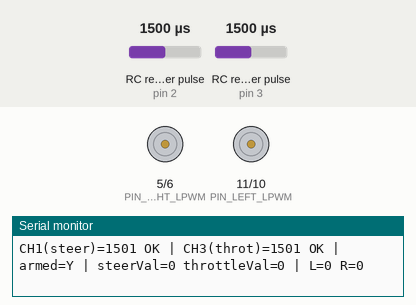
This sketch was run on a simulated Arduino Uno, built with avr-gcc and run on an emulated ATmega328P. Shown: motor-driver pin pairs drawn as motors (green arrow = first pin HIGH = forward, orange = second pin HIGH = backward, longer = more drive), the last lines printed to the serial monitor. Wiring (inferred from the names in the program): 2 × RC receiver channel: data pin 2 / data pin 3. The test bench sets the inputs (shaded band); at power-on: RC receiver pulse (sensors on pin 2, pin 3) 1500 µs.

Above: at 1.2 s.
1.3 s: RC receiver pulse (sensor on pin 2) set to 1020 µs
At 2.0 s:
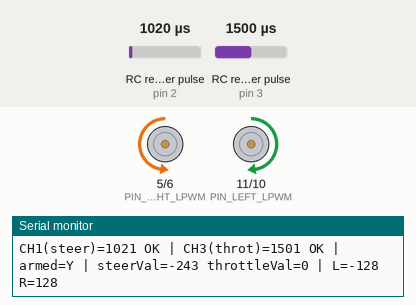
3.2 s: RC receiver pulse (sensor on pin 3) set to 1020 µs
At 4.7 s:
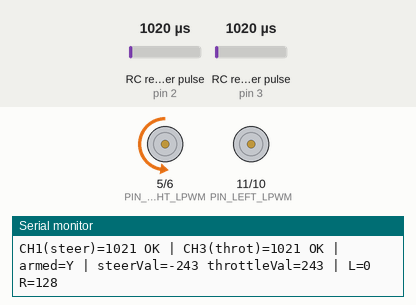
5.1 s: RC receiver pulse (sensor on pin 2) set to 1250 µs
At 6.6 s:
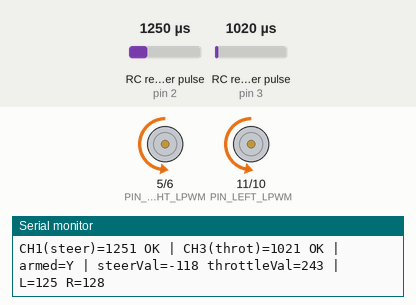
7.0 s: RC receiver pulse (sensor on pin 3) set to 1750 µs
At 8.6 s:
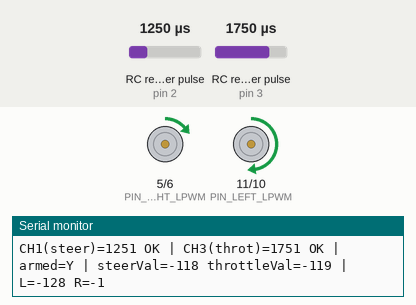
9.3 s: RC receiver pulse (sensor on pin 2) set to 1500 µs
At 10.3 s:
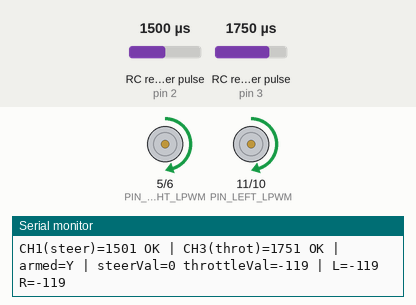
11.2 s: RC receiver pulse (sensor on pin 2) set to 1750 µs
At 12.9 s:
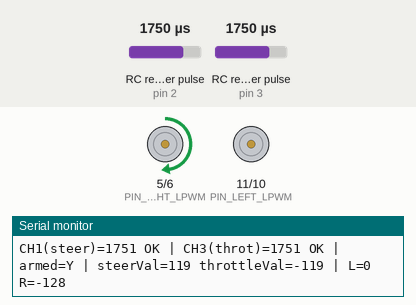
Timing chart, 0 to 14.1 s (numbered marks = the images above; inputs shaded):
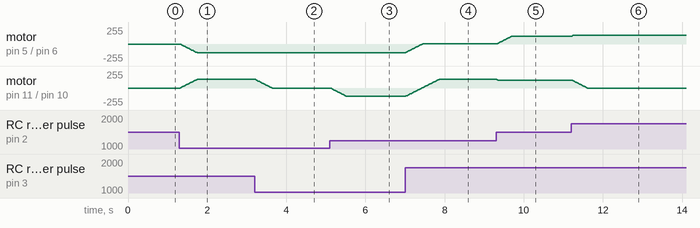

Measured:
- after the input at 1.3 s, motor on pin 5 (PIN_RIGHT_LPWM) / pin 6 (PIN_RIGHT_RPWM): moves from stopped to backward 128/255 over 0.42 s, starting at once; motor on pin 11 (PIN_LEFT_LPWM) / pin 10 (PIN_LEFT_RPWM): moves from stopped to forward 128/255 over 0.42 s, starting at once
- after the input at 3.2 s, motor on pin 11 (PIN_LEFT_LPWM) / pin 10 (PIN_LEFT_RPWM): moves from forward 128/255 to stopped over 0.42 s, starting at once
- after the input at 5.1 s, motor on pin 11 (PIN_LEFT_LPWM) / pin 10 (PIN_LEFT_RPWM): moves from stopped to backward 125/255 over 0.40 s, starting at once
- after the input at 7.0 s, motor on pin 5 (PIN_RIGHT_LPWM) / pin 6 (PIN_RIGHT_RPWM): moves from backward 128/255 to forward 1/255 over 0.42 s, starting at once; motor on pin 11 (PIN_LEFT_LPWM) / pin 10 (PIN_LEFT_RPWM): moves from backward 125/255 to forward 128/255 over 0.84 s, starting at once
- after the input at 9.3 s, motor on pin 5 (PIN_RIGHT_LPWM) / pin 6 (PIN_RIGHT_RPWM): moves from forward 1/255 to forward 119/255 over 0.38 s, starting at once; motor on pin 11 (PIN_LEFT_LPWM) / pin 10 (PIN_LEFT_RPWM): forward 128/255 → forward 119/255 at once
- after the input at 11.2 s, motor on pin 5 (PIN_RIGHT_LPWM) / pin 6 (PIN_RIGHT_RPWM): forward 119/255 → forward 128/255 at once; motor on pin 11 (PIN_LEFT_LPWM) / pin 10 (PIN_LEFT_RPWM): moves from forward 119/255 to stopped over 0.38 s, starting at once

The sketch:

diff_drive_robot.ino
```cpp
/*
  ============================================================================
  2-WHEEL DIFFERENTIAL DRIVE ROBOT — FlySky FS-R6B + BTS7960 + Arduino Uno
  ============================================================================

  HARDWARE / WIRING (must match your build exactly):

  Receiver (FS-R6B):
    CH1 (steering) signal -> Arduino D2
    CH3 (throttle) signal -> Arduino D3
    VCC  -> Arduino 5V
    GND  -> Arduino GND

  BTS7960 #1 - LEFT MOTOR:
    RPWM  -> Arduino D5
    LPWM  -> Arduino D6
    VCC   -> Arduino 5V
    GND   -> Arduino GND
    R_EN  -> Arduino 5V (tied high, always enabled)
    L_EN  -> Arduino 5V (tied high, always enabled)
    B+/B- -> motor battery
    M+/M- -> left Johnson motor

  BTS7960 #2 - RIGHT MOTOR:
    RPWM  -> Arduino D9
    LPWM  -> Arduino D10
    VCC   -> Arduino 5V
    GND   -> Arduino GND
    R_EN  -> Arduino 5V (tied high, always enabled)
    L_EN  -> Arduino 5V (tied high, always enabled)
    B+/B- -> motor battery
    M+/M- -> right Johnson motor

  All grounds (Arduino, receiver, both BTS7960 boards, battery negative)
  MUST be common.

  ============================================================================
  READ THIS BEFORE YOU FLASH:
  - Motors will NOT move until a valid receiver signal is seen AND the
    throttle stick is near center. This is intentional (see ARM logic below).
  - MAX_PWM caps every motor command to 50% of full PWM. Change MAX_PWM to
    adjust the ceiling (see the clearly marked line below).
  - Test with wheels OFF THE GROUND first. Procedure is at the bottom of
    this file, in comments.
  ============================================================================
*/

// ---------------------------------------------------------------------------
// PIN DEFINITIONS
// ---------------------------------------------------------------------------
const uint8_t PIN_CH1_STEERING = 2;   // receiver CH1 -> D2 (steering)
const uint8_t PIN_CH3_THROTTLE = 3;   // receiver CH3 -> D3 (throttle)

const uint8_t PIN_LEFT_RPWM  = 10;     // left BTS7960 RPWM
const uint8_t PIN_LEFT_LPWM  = 11;     // left BTS7960 LPWM

const uint8_t PIN_RIGHT_RPWM = 6;     // right BTS7960 RPWM
const uint8_t PIN_RIGHT_LPWM = 5;    // right BTS7960 LPWM

// ---------------------------------------------------------------------------
// MOTOR DIRECTION CORRECTION
// If a motor spins the wrong way, flip its boolean here instead of
// rewiring the BTS7960 M+/M- terminals.
// ---------------------------------------------------------------------------
const bool LEFT_MOTOR_REVERSED  = false;
const bool RIGHT_MOTOR_REVERSED = false;

// ---------------------------------------------------------------------------
// >>> PWM LIMIT — change this single constant to adjust max motor power <<<
// Arduino analogWrite() range is 0-255. MAX_PWM = 128 caps output to
// approximately 50%. This limit is enforced on the FINAL motor command,
// in both forward and reverse, AFTER mixing — not by shrinking the
// receiver input range.
// ---------------------------------------------------------------------------
const int MAX_PWM = 128;

// ---------------------------------------------------------------------------
// RC PULSE CALIBRATION
// Typical FlySky pulse widths. Adjust MIN/CENTER/MAX here if your
// transmitter/receiver combo reads differently (check with the Serial
// Monitor output this sketch prints).
// ---------------------------------------------------------------------------
const int RC_MIN    = 1000;  // microseconds, full one direction
const int RC_CENTER = 1500;  // microseconds, stick centered
const int RC_MAX     = 2000; // microseconds, full other direction

// Deadband around center (in microseconds) to prevent jitter when the
// stick is physically at rest but the signal wobbles slightly.
const int DEADBAND_US = 30;

// Any pulse outside this window is treated as invalid/noise, not a real
// command. Slightly wider than RC_MIN/RC_MAX to tolerate normal drift.
const int RC_VALID_MIN = 900;
const int RC_VALID_MAX = 2100;

// pulseIn() timeout in microseconds. If no pulse edge is seen within this
// time, pulseIn() returns 0 and we treat the channel as failed rather than
// hanging the loop.
const unsigned long PULSE_TIMEOUT_US = 25000UL; // 25 ms (~1 missed frame)

// How close to RC_CENTER the throttle must be at startup before we will
// arm the motors at all.
const int ARM_CENTER_TOLERANCE = 50;

// ---------------------------------------------------------------------------
// SMOOTHING / RAMPING
// Limits how much the commanded PWM can change per loop iteration, so
// motors ramp instead of jumping instantly to full command.
// ---------------------------------------------------------------------------
const int RAMP_STEP = 6; // max PWM change per loop pass (tune to taste)

// ---------------------------------------------------------------------------
// SERIAL DEBUG INTERVAL
// ---------------------------------------------------------------------------
const unsigned long PRINT_INTERVAL_MS = 150;

// ---------------------------------------------------------------------------
// STATE
// ---------------------------------------------------------------------------
int currentLeftPWM  = 0;   // ramped, currently-applied left command (-MAX_PWM..MAX_PWM)
int currentRightPWM = 0;   // ramped, currently-applied right command
bool armed = false;        // becomes true once startup safety condition is met
unsigned long lastPrintMs = 0;

// ---------------------------------------------------------------------------
// SETUP
// ---------------------------------------------------------------------------
void setup() {
  Serial.begin(115200);

  pinMode(PIN_CH1_STEERING, INPUT);
  pinMode(PIN_CH3_THROTTLE, INPUT);

  pinMode(PIN_LEFT_RPWM, OUTPUT);
  pinMode(PIN_LEFT_LPWM, OUTPUT);
  pinMode(PIN_RIGHT_RPWM, OUTPUT);
  pinMode(PIN_RIGHT_LPWM, OUTPUT);

  // Motors MUST remain stopped at startup.
  stopMotors();

  Serial.println(F("Diff-drive robot booting. Motors held at zero until"));
  Serial.println(F("valid signal is seen and throttle is centered."));
}

// ---------------------------------------------------------------------------
// LOOP
// ---------------------------------------------------------------------------
void loop() {
  // ---- 1. Read receiver channels with timeout ----
  int ch1Pulse = readChannel(PIN_CH1_STEERING);
  int ch3Pulse = readChannel(PIN_CH3_THROTTLE);

  bool ch1Valid = isPulseValid(ch1Pulse);
  bool ch3Valid = isPulseValid(ch3Pulse);
  bool signalOk = ch1Valid && ch3Valid;

  int steeringSigned = 0; // -255..255
  int throttleSigned  = 0; // -255..255

  if (signalOk) {
    steeringSigned = pulseToSigned(ch1Pulse);
    throttleSigned = -pulseToSigned(ch3Pulse);
  }

  // ---- 2. Arming logic ----
  // Only allow motor control once we've seen a valid signal AND the
  // throttle stick was near center (prevents an unexpected launch if the
  // transmitter powers on with the stick out of position, or if the
  // Arduino resets mid-flight of the stick).
  if (!armed) {
    if (signalOk && abs(ch3Pulse - RC_CENTER) <= ARM_CENTER_TOLERANCE) {
      armed = true;
      Serial.println(F(">>> ARMED: motor control enabled <<<"));
    }
  }

  // ---- 3. Failsafe: any invalid signal = immediate stop, no last-value hold ----
  int targetLeft = 0;
  int targetRight = 0;

  if (signalOk && armed) {
    // Differential mixing on the wide (-255..255) signed range.
    int mixLeft  = throttleSigned + steeringSigned;
    int mixRight = throttleSigned - steeringSigned;

    // Constrain to the actual allowed motor command range. This is what
    // enforces the 50% PWM ceiling — MAX_PWM is applied here, on the
    // final command, not by shrinking the receiver input earlier.
    targetLeft  = constrain(mixLeft,  -MAX_PWM, MAX_PWM);
    targetRight = constrain(mixRight, -MAX_PWM, MAX_PWM);
  } else {
    // Not armed, or a channel dropped out: force zero. Do NOT reuse the
    // last valid command.
    targetLeft = 0;
    targetRight = 0;
  }

  // ---- 4. Ramp actual output toward target (smoothing) ----
  currentLeftPWM  = rampTowards(currentLeftPWM, targetLeft, RAMP_STEP);
  currentRightPWM = rampTowards(currentRightPWM, targetRight, RAMP_STEP);

  // If the failsafe tripped, snap to zero immediately rather than ramping
  // down slowly — safety takes priority over smoothness.
  if (!signalOk || !armed) {
    currentLeftPWM = 0;
    currentRightPWM = 0;
  }

  // ---- 5. Drive motors ----
  driveMotor(PIN_LEFT_RPWM, PIN_LEFT_LPWM, currentLeftPWM, LEFT_MOTOR_REVERSED);
  driveMotor(PIN_RIGHT_RPWM, PIN_RIGHT_LPWM, currentRightPWM, RIGHT_MOTOR_REVERSED);

  // ---- 6. Debug output ----
  unsigned long now = millis();
  if (now - lastPrintMs >= PRINT_INTERVAL_MS) {
    lastPrintMs = now;
    printDebug(ch1Pulse, ch3Pulse, ch1Valid, ch3Valid, steeringSigned,
               throttleSigned, currentLeftPWM, currentRightPWM);
  }
}

// ---------------------------------------------------------------------------
// Reads one RC channel with a bounded timeout. Returns pulse width in
// microseconds, or 0 if no pulse was detected within PULSE_TIMEOUT_US.
// ---------------------------------------------------------------------------
int readChannel(uint8_t pin) {
  unsigned long pulse = pulseIn(pin, HIGH, PULSE_TIMEOUT_US);
  return (int)pulse; // 0 if timed out
}

// ---------------------------------------------------------------------------
// True if a pulse reading looks like a real RC signal rather than noise
// or a timeout.
// ---------------------------------------------------------------------------
bool isPulseValid(int pulseUs) {
  if (pulseUs == 0) return false; // pulseIn timed out
  if (pulseUs < RC_VALID_MIN || pulseUs > RC_VALID_MAX) return false;
  return true;
}

// ---------------------------------------------------------------------------
// Converts a raw pulse width into a signed value in roughly -255..255,
// applying the center deadband first so a stick at rest produces exactly 0.
// ---------------------------------------------------------------------------
int pulseToSigned(int pulseUs) {
  int centered = pulseUs - RC_CENTER;

  if (abs(centered) <= DEADBAND_US) {
    return 0;
  }

  // Remove the deadband from the scale so output is continuous, not a
  // sudden jump at the deadband edge.
  if (centered > 0) {
    centered -= DEADBAND_US;
    return map(centered, 0, (RC_MAX - RC_CENTER - DEADBAND_US), 0, 255);
  } else {
    centered += DEADBAND_US;
    return map(centered, 0, -(RC_CENTER - RC_MIN - DEADBAND_US), 0, -255);
  }
}

// ---------------------------------------------------------------------------
// Moves `current` toward `target` by at most `step` per call.
// ---------------------------------------------------------------------------
int rampTowards(int current, int target, int step) {
  if (current < target) {
    current += step;
    if (current > target) current = target;
  } else if (current > target) {
    current -= step;
    if (current < target) current = target;
  }
  return current;
}

// ---------------------------------------------------------------------------
// Drives a single BTS7960 channel.
// value: -MAX_PWM..+MAX_PWM (already limited by caller)
// reversed: flips direction in software instead of rewiring
//
// IMPORTANT: only ONE of RPWM/LPWM is ever written nonzero at a time.
// ---------------------------------------------------------------------------
void driveMotor(uint8_t rpwmPin, uint8_t lpwmPin, int value, bool reversed) {
  if (reversed) value = -value;

  int pwm = constrain(abs(value), 0, MAX_PWM);

  if (value > 0) {
    // Forward
    analogWrite(rpwmPin, pwm);
    analogWrite(lpwmPin, 0);
  } else if (value < 0) {
    // Reverse
    analogWrite(rpwmPin, 0);
    analogWrite(lpwmPin, pwm);
  } else {
    // Stop
    analogWrite(rpwmPin, 0);
    analogWrite(lpwmPin, 0);
  }
}

// ---------------------------------------------------------------------------
// Immediately stops both motors (used at startup and can be reused
// anywhere a hard stop is needed).
// ---------------------------------------------------------------------------
void stopMotors() {
  analogWrite(PIN_LEFT_RPWM, 0);
  analogWrite(PIN_LEFT_LPWM, 0);
  analogWrite(PIN_RIGHT_RPWM, 0);
  analogWrite(PIN_RIGHT_LPWM, 0);
  currentLeftPWM = 0;
  currentRightPWM = 0;
}

// ---------------------------------------------------------------------------
// Serial debug print.
// ---------------------------------------------------------------------------
void printDebug(int ch1, int ch3, bool ch1ok, bool ch3ok, int steer,
                 int throttle, int leftCmd, int rightCmd) {
  Serial.print(F("CH1(steer)="));
  Serial.print(ch1);
  Serial.print(ch1ok ? F(" OK") : F(" BAD"));

  Serial.print(F(" | CH3(throt)="));
  Serial.print(ch3);
  Serial.print(ch3ok ? F(" OK") : F(" BAD"));

  Serial.print(F(" | armed="));
  Serial.print(armed ? F("Y") : F("N"));

  Serial.print(F(" | steerVal="));
  Serial.print(steer);
  Serial.print(F(" throttleVal="));
  Serial.print(throttle);

  Serial.print(F(" | L="));
  Serial.print(leftCmd);
  Serial.print(F(" R="));
  Serial.println(rightCmd);
}

/*
  ============================================================================
  HOW THE RECEIVER SIGNALS ARE READ
  ----------------------------------------------------------------------------
  FS-R6B outputs standard PWM servo pulses on each channel pin: a HIGH
  pulse roughly 1000-2000us long, repeating about every 20ms. pulseIn()
  measures the width of the next HIGH pulse on a pin. We pass a timeout
  (PULSE_TIMEOUT_US) so that if the receiver stops transmitting (unbound,
  out of range, powered off), pulseIn() gives up after 25ms instead of
  blocking the whole program forever. A returned value of 0 means "no
  pulse seen" and is treated as an invalid/failed channel.

  HOW THE DIFFERENTIAL MIXING WORKS
  ----------------------------------------------------------------------------
  Both channels are first converted from raw microseconds (~1000-2000,
  centered at 1500) into a signed range of roughly -255..+255, with a
  small deadband around center so a stationary stick reads as exactly 0.

  Standard differential (tank-style) mixing is then applied:
      leftMotor  = throttle + steering
      rightMotor = throttle - steering
  This means: pure throttle drives both wheels equally in the same
  direction; pure steering (throttle centered) drives the wheels in
  OPPOSITE directions, causing a turn-in-place; and combining both
  blends smoothly between straight-line driving and turning.

  WHY THE 50% PWM LIMIT IS SAFE AND WHERE IT'S APPLIED
  ----------------------------------------------------------------------------
  MAX_PWM = 128 is applied with constrain() to the MIXED result, not to
  the raw receiver reading. This means full-scale mixing math still
  happens across the full -255..255 range (so steering authority and
  throttle response feel proportionally correct), and only the FINAL
  command sent to the motor driver is capped at ~50% of the Arduino's
  0-255 PWM range. This is deliberate: clipping late (after mixing)
  preserves the correct ratio between the two wheels during combined
  throttle+steering moves, rather than distorting it by pre-scaling the
  inputs.

  WHY BOTH RPWM/LPWM ARE NEVER NONZERO TOGETHER
  ----------------------------------------------------------------------------
  On a BTS7960, RPWM drives the motor one direction and LPWM drives it
  the other. Writing both nonzero at once is at best undefined and at
  worst can confuse or stress the driver. driveMotor() always keeps the
  unused side clamped to 0.

  FAILSAFE BEHAVIOR
  ----------------------------------------------------------------------------
  Every loop iteration re-reads and re-validates both channels from
  scratch. If EITHER channel is invalid (timed out, or a pulse width
  outside a sane 900-2100us band), both motor targets are forced to 0
  and the ramped output is snapped to 0 immediately (not ramped down),
  so a lost signal stops the robot as fast as possible. The system also
  requires the throttle to be at/near center on the FIRST valid signal
  it sees before it will "arm" at all — until then, motors are held at
  zero no matter what CH1/CH3 report.
  ============================================================================

  WIRING SUMMARY (matches the top of this file)
  ----------------------------------------------------------------------------
  Receiver CH1 -> D2      Receiver CH3 -> D3
  Left BTS7960:  RPWM D5, LPWM D6, VCC/EN pins -> 5V, GND -> GND
  Right BTS7960: RPWM D9, LPWM D10, VCC/EN pins -> 5V, GND -> GND
  All grounds common (Arduino, receiver, both drivers, motor battery -).

  ============================================================================
  SAFE TESTING PROCEDURE — DO THIS BEFORE WHEELS TOUCH THE GROUND
  ----------------------------------------------------------------------------
  1. With the motor battery DISCONNECTED, power the Arduino via USB only.
     Confirm Serial Monitor (115200 baud) shows CH1/CH3 as "BAD" with the
     transmitter off, and "OK" once the transmitter is on and bound.
  2. With transmitter on and throttle stick centered, confirm you see
     ">>> ARMED <<<" printed once, and that armed=Y appears afterward.
  3. Raise the robot so both wheels spin freely in the air, or better,
     remove the wheels entirely for this step.
  4. Connect the motor battery.
  5. Slowly move the throttle stick forward a small amount. Confirm BOTH
     wheels spin the SAME direction. If a wheel spins the wrong way,
     stop, disconnect the battery, and flip that motor's REVERSED
     boolean (LEFT_MOTOR_REVERSED / RIGHT_MOTOR_REVERSED) at the top of
     this file, then re-upload.
  6. Center the throttle, then slowly move steering left/right. Confirm
     the wheels spin in OPPOSITE directions (turn-in-place behavior) and
     that left steering turns the correct way for your frame.
  7. Test combined throttle+steering at low speed and confirm smooth,
     proportional differential response.
  8. Turn the transmitter OFF while motors are commanded to move and
     confirm both motors stop within ~25-50ms (failsafe test). Repeat by
     powering off the receiver instead.
  9. Only after all of the above pass with wheels off the ground, mount
     wheels and re-test at very low throttle in an open, clear area.
  ============================================================================
*/
```
